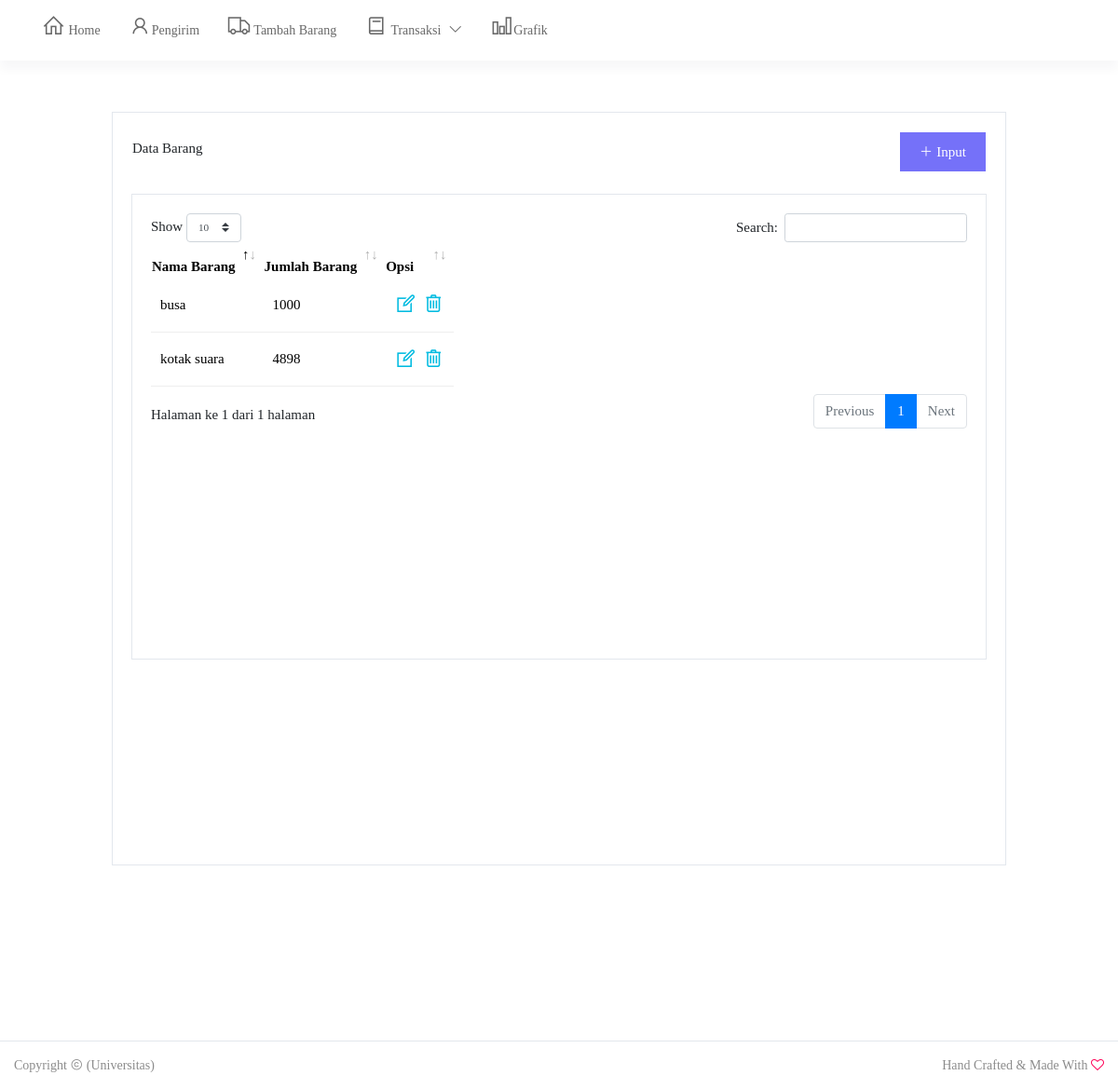
Page /menu/index.php?menu=barang/daftarbarang (signed in) on the committed database.
### tables this page shows
CREATE TABLE `tb_barang` (
  `nama_barang` varchar(250) NOT NULL,
  `banyak_brg` int(11) NOT NULL,
  `id_barang` int(11) NOT NULL
);

### menu/barang/daftarbarang.php (the view, shortened to what this page needs)
<?php
$koneksi = mysqli_connect('localhost', 'root', '', 'bawaslu');
?>
<div class="content">
    <div class="tabel">
        <table width="100%">
            <tr>
                <td><h5>Data Barang</h5></td>
                <td align="right" width="12%">
                    <button class="button btn-blue" onclick="document.location.href='?menu=barang/inputbarang'"><i class="la la-plus"></i> Input</button>
                </td>
            </tr>
        </table>
        <br>
        <div class="tabel">
            <table class="table_data">
                <thead>
                    <tr>
                        <th>Nama Barang</th>
                        <th>Jumlah Barang</th>
                        <th>Opsi</th>
                    </tr>
                </thead>
                <tbody>
                    <?php
                    $q = mysqli_query($koneksi, "SELECT * FROM tb_barang");
                    while ($data = mysqli_fetch_assoc($q)) {
                    ?>
                        <tr>
                            <td data-label="Nama Barang"><?php echo htmlspecialchars($data['nama_barang']); ?></td>
                            <td data-label="Jumlah Barang"><?php echo htmlspecialchars($data['banyak_brg']); ?></td>
                            <td data-label="Opsi">
                                <a href="?menu=barang/editbarang&id_barang=<?php echo $data['id_barang']; ?>&opsi=edit" class="opsi"><i class="la la-edit"></i></a>
                                <a href="?menu=barang/daftarbarang&id_barang=<?php echo $data['id_barang']; ?>&opsi=hapus" onclick="return konfirmasi();" class="opsi"><i class="la la-trash-alt"></i></a>
                            </td>
                        </tr>
                    <?php
                    }
                    ?>
                </tbody>
            </table>
        </div>
    </div>
</div>

### asset/css/menu.css (style rules this page uses)
.content { width: 100%; min-height: 500px; background: transparent; padding: 50px 120px 40px 120px; top: 70px; position: absolute; z-index: -1; }
.content h5 { font-family: roboto-medium; font-size: 15px; }
.tabel { width: 100%; min-height: 500px; background: #fff; border: solid 1px #e3e7ed; padding: 20px; font-size: 15px; margin-bottom: 200px; }
.table_data { color: #000; }
.table_data td { padding: 10px; border-bottom: solid 1px #eee; }
.opsi { color: #00BBE0; font-size: 25px; }
.button { display: inline-block; text-align: center; white-space: nowrap; user-select: none; border: 1px solid transparent; padding: 0.562rem 1.25rem; font-size: 15px; font-family: roboto-medium; color: #fff; }
.btn-blue { background: #7571f9; }

### rows in the picture
tb_barang: nama_barang "kotak suara", banyak_brg "4898"
tb_barang: nama_barang "busa", banyak_brg "1000"
